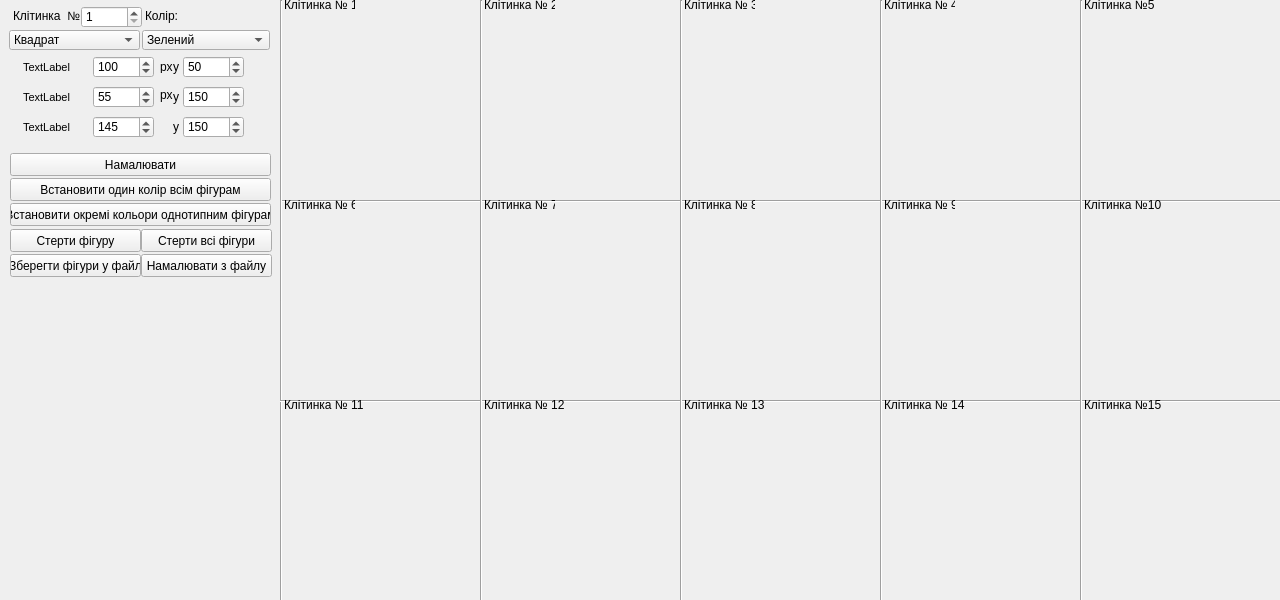
<?xml version="1.0" encoding="UTF-8"?>
<ui version="4.0">
 <class>MainWindow</class>
 <widget class="QMainWindow" name="MainWindow">
  <property name="geometry">
   <rect>
    <x>0</x>
    <y>0</y>
    <width>1280</width>
    <height>600</height>
   </rect>
  </property>
  <property name="sizePolicy">
   <sizepolicy hsizetype="Fixed" vsizetype="Minimum">
    <horstretch>0</horstretch>
    <verstretch>0</verstretch>
   </sizepolicy>
  </property>
  <property name="windowTitle">
   <string>MainWindow</string>
  </property>
  <property name="windowIcon">
   <iconset>
    <normaloff>../../../Реферати/icon2DFigure.png</normaloff>../../../Реферати/icon2DFigure.png</iconset>
  </property>
  <widget class="QWidget" name="centralWidget">
   <widget class="QPushButton" name="pushReadFile">
    <property name="geometry">
     <rect>
      <x>141</x>
      <y>254</y>
      <width>131</width>
      <height>23</height>
     </rect>
    </property>
    <property name="text">
     <string>Намалювати з файлу</string>
    </property>
   </widget>
   <widget class="Line" name="line">
    <property name="geometry">
     <rect>
      <x>280</x>
      <y>200</y>
      <width>1021</width>
      <height>2</height>
     </rect>
    </property>
    <property name="orientation">
     <enum>Qt::Horizontal</enum>
    </property>
   </widget>
   <widget class="Line" name="line_2">
    <property name="geometry">
     <rect>
      <x>280</x>
      <y>0</y>
      <width>2</width>
      <height>601</height>
     </rect>
    </property>
    <property name="orientation">
     <enum>Qt::Vertical</enum>
    </property>
   </widget>
   <widget class="Line" name="line_3">
    <property name="geometry">
     <rect>
      <x>280</x>
      <y>400</y>
      <width>1021</width>
      <height>2</height>
     </rect>
    </property>
    <property name="orientation">
     <enum>Qt::Horizontal</enum>
    </property>
   </widget>
   <widget class="Line" name="line_4">
    <property name="geometry">
     <rect>
      <x>480</x>
      <y>0</y>
      <width>2</width>
      <height>625</height>
     </rect>
    </property>
    <property name="orientation">
     <enum>Qt::Vertical</enum>
    </property>
   </widget>
   <widget class="Line" name="line_5">
    <property name="geometry">
     <rect>
      <x>680</x>
      <y>0</y>
      <width>2</width>
      <height>625</height>
     </rect>
    </property>
    <property name="orientation">
     <enum>Qt::Vertical</enum>
    </property>
   </widget>
   <widget class="Line" name="line_6">
    <property name="geometry">
     <rect>
      <x>880</x>
      <y>0</y>
      <width>2</width>
      <height>625</height>
     </rect>
    </property>
    <property name="orientation">
     <enum>Qt::Vertical</enum>
    </property>
   </widget>
   <widget class="Line" name="line_7">
    <property name="geometry">
     <rect>
      <x>1080</x>
      <y>0</y>
      <width>2</width>
      <height>625</height>
     </rect>
    </property>
    <property name="orientation">
     <enum>Qt::Vertical</enum>
    </property>
   </widget>
   <widget class="QComboBox" name="figureChoice">
    <property name="geometry">
     <rect>
      <x>9</x>
      <y>30</y>
      <width>131</width>
      <height>20</height>
     </rect>
    </property>
    <property name="currentIndex">
     <number>0</number>
    </property>
    <item>
     <property name="text">
      <string>Квадрат</string>
     </property>
    </item>
    <item>
     <property name="text">
      <string>Прямокутник</string>
     </property>
    </item>
    <item>
     <property name="text">
      <string>Коло</string>
     </property>
    </item>
    <item>
     <property name="text">
      <string>Трикутник</string>
     </property>
    </item>
    <item>
     <property name="text">
      <string>Еліпс</string>
     </property>
    </item>
   </widget>
   <widget class="QPushButton" name="pushDrawFromUI">
    <property name="geometry">
     <rect>
      <x>10</x>
      <y>153</y>
      <width>261</width>
      <height>23</height>
     </rect>
    </property>
    <property name="text">
     <string>Намалювати</string>
    </property>
   </widget>
   <widget class="QPushButton" name="pushCancelDraw">
    <property name="geometry">
     <rect>
      <x>10</x>
      <y>229</y>
      <width>131</width>
      <height>23</height>
     </rect>
    </property>
    <property name="text">
     <string>Стерти фігуру</string>
    </property>
   </widget>
   <widget class="QLabel" name="l1">
    <property name="geometry">
     <rect>
      <x>23</x>
      <y>59</y>
      <width>71</width>
      <height>16</height>
     </rect>
    </property>
    <property name="font">
     <font>
      <pointsize>8</pointsize>
     </font>
    </property>
    <property name="text">
     <string>TextLabel</string>
    </property>
   </widget>
   <widget class="QLabel" name="l2">
    <property name="geometry">
     <rect>
      <x>23</x>
      <y>89</y>
      <width>71</width>
      <height>16</height>
     </rect>
    </property>
    <property name="font">
     <font>
      <pointsize>8</pointsize>
     </font>
    </property>
    <property name="text">
     <string>TextLabel</string>
    </property>
   </widget>
   <widget class="QLabel" name="l3">
    <property name="geometry">
     <rect>
      <x>23</x>
      <y>119</y>
      <width>71</width>
      <height>16</height>
     </rect>
    </property>
    <property name="font">
     <font>
      <pointsize>8</pointsize>
     </font>
    </property>
    <property name="text">
     <string>TextLabel</string>
    </property>
   </widget>
   <widget class="QSpinBox" name="spinCurrCell">
    <property name="geometry">
     <rect>
      <x>81</x>
      <y>6</y>
      <width>61</width>
      <height>22</height>
     </rect>
    </property>
    <property name="minimum">
     <number>1</number>
    </property>
    <property name="maximum">
     <number>15</number>
    </property>
   </widget>
   <widget class="QSpinBox" name="spin1">
    <property name="geometry">
     <rect>
      <x>93</x>
      <y>56</y>
      <width>61</width>
      <height>22</height>
     </rect>
    </property>
    <property name="minimum">
     <number>10</number>
    </property>
    <property name="maximum">
     <number>190</number>
    </property>
    <property name="value">
     <number>100</number>
    </property>
    <property name="displayIntegerBase">
     <number>10</number>
    </property>
   </widget>
   <widget class="QSpinBox" name="spin2">
    <property name="geometry">
     <rect>
      <x>93</x>
      <y>86</y>
      <width>61</width>
      <height>22</height>
     </rect>
    </property>
    <property name="minimum">
     <number>10</number>
    </property>
    <property name="maximum">
     <number>190</number>
    </property>
    <property name="value">
     <number>55</number>
    </property>
    <property name="displayIntegerBase">
     <number>10</number>
    </property>
   </widget>
   <widget class="QSpinBox" name="spin3">
    <property name="geometry">
     <rect>
      <x>93</x>
      <y>116</y>
      <width>61</width>
      <height>22</height>
     </rect>
    </property>
    <property name="minimum">
     <number>10</number>
    </property>
    <property name="maximum">
     <number>190</number>
    </property>
    <property name="value">
     <number>145</number>
    </property>
    <property name="displayIntegerBase">
     <number>10</number>
    </property>
   </widget>
   <widget class="QSpinBox" name="spinY1">
    <property name="geometry">
     <rect>
      <x>183</x>
      <y>56</y>
      <width>61</width>
      <height>22</height>
     </rect>
    </property>
    <property name="minimum">
     <number>10</number>
    </property>
    <property name="maximum">
     <number>190</number>
    </property>
    <property name="value">
     <number>50</number>
    </property>
    <property name="displayIntegerBase">
     <number>10</number>
    </property>
   </widget>
   <widget class="QSpinBox" name="spinY2">
    <property name="geometry">
     <rect>
      <x>183</x>
      <y>86</y>
      <width>61</width>
      <height>22</height>
     </rect>
    </property>
    <property name="minimum">
     <number>10</number>
    </property>
    <property name="maximum">
     <number>190</number>
    </property>
    <property name="value">
     <number>150</number>
    </property>
    <property name="displayIntegerBase">
     <number>10</number>
    </property>
   </widget>
   <widget class="QSpinBox" name="spinY3">
    <property name="geometry">
     <rect>
      <x>183</x>
      <y>116</y>
      <width>61</width>
      <height>22</height>
     </rect>
    </property>
    <property name="minimum">
     <number>10</number>
    </property>
    <property name="maximum">
     <number>190</number>
    </property>
    <property name="value">
     <number>150</number>
    </property>
    <property name="displayIntegerBase">
     <number>10</number>
    </property>
   </widget>
   <widget class="QLabel" name="ly1">
    <property name="geometry">
     <rect>
      <x>173</x>
      <y>59</y>
      <width>10</width>
      <height>16</height>
     </rect>
    </property>
    <property name="text">
     <string>y</string>
    </property>
   </widget>
   <widget class="QLabel" name="ly2">
    <property name="geometry">
     <rect>
      <x>173</x>
      <y>89</y>
      <width>10</width>
      <height>16</height>
     </rect>
    </property>
    <property name="text">
     <string>y</string>
    </property>
   </widget>
   <widget class="QLabel" name="ly3">
    <property name="geometry">
     <rect>
      <x>173</x>
      <y>119</y>
      <width>16</width>
      <height>16</height>
     </rect>
    </property>
    <property name="text">
     <string>y</string>
    </property>
   </widget>
   <widget class="QLabel" name="cell2">
    <property name="geometry">
     <rect>
      <x>480</x>
      <y>0</y>
      <width>200</width>
      <height>200</height>
     </rect>
    </property>
    <property name="sizePolicy">
     <sizepolicy hsizetype="Fixed" vsizetype="Fixed">
      <horstretch>0</horstretch>
      <verstretch>0</verstretch>
     </sizepolicy>
    </property>
    <property name="font">
     <font>
      <pointsize>1</pointsize>
     </font>
    </property>
    <property name="text">
     <string>.</string>
    </property>
   </widget>
   <widget class="QLabel" name="cell5">
    <property name="geometry">
     <rect>
      <x>1080</x>
      <y>0</y>
      <width>200</width>
      <height>200</height>
     </rect>
    </property>
    <property name="sizePolicy">
     <sizepolicy hsizetype="Fixed" vsizetype="Fixed">
      <horstretch>0</horstretch>
      <verstretch>0</verstretch>
     </sizepolicy>
    </property>
    <property name="font">
     <font>
      <pointsize>1</pointsize>
     </font>
    </property>
    <property name="text">
     <string>.</string>
    </property>
   </widget>
   <widget class="QLabel" name="cell4">
    <property name="geometry">
     <rect>
      <x>880</x>
      <y>0</y>
      <width>200</width>
      <height>200</height>
     </rect>
    </property>
    <property name="sizePolicy">
     <sizepolicy hsizetype="Fixed" vsizetype="Fixed">
      <horstretch>0</horstretch>
      <verstretch>0</verstretch>
     </sizepolicy>
    </property>
    <property name="font">
     <font>
      <pointsize>1</pointsize>
     </font>
    </property>
    <property name="text">
     <string>.</string>
    </property>
   </widget>
   <widget class="QLabel" name="cell8">
    <property name="geometry">
     <rect>
      <x>680</x>
      <y>200</y>
      <width>200</width>
      <height>200</height>
     </rect>
    </property>
    <property name="sizePolicy">
     <sizepolicy hsizetype="Fixed" vsizetype="Fixed">
      <horstretch>0</horstretch>
      <verstretch>0</verstretch>
     </sizepolicy>
    </property>
    <property name="font">
     <font>
      <pointsize>1</pointsize>
     </font>
    </property>
    <property name="text">
     <string>.</string>
    </property>
   </widget>
   <widget class="QLabel" name="cell13">
    <property name="geometry">
     <rect>
      <x>680</x>
      <y>400</y>
      <width>200</width>
      <height>200</height>
     </rect>
    </property>
    <property name="sizePolicy">
     <sizepolicy hsizetype="Fixed" vsizetype="Fixed">
      <horstretch>0</horstretch>
      <verstretch>0</verstretch>
     </sizepolicy>
    </property>
    <property name="font">
     <font>
      <pointsize>1</pointsize>
     </font>
    </property>
    <property name="text">
     <string>.</string>
    </property>
   </widget>
   <widget class="QLabel" name="cell6">
    <property name="geometry">
     <rect>
      <x>280</x>
      <y>200</y>
      <width>201</width>
      <height>201</height>
     </rect>
    </property>
    <property name="sizePolicy">
     <sizepolicy hsizetype="Fixed" vsizetype="Fixed">
      <horstretch>0</horstretch>
      <verstretch>0</verstretch>
     </sizepolicy>
    </property>
    <property name="font">
     <font>
      <pointsize>1</pointsize>
     </font>
    </property>
    <property name="text">
     <string>.</string>
    </property>
   </widget>
   <widget class="QLabel" name="cell9">
    <property name="geometry">
     <rect>
      <x>880</x>
      <y>200</y>
      <width>200</width>
      <height>200</height>
     </rect>
    </property>
    <property name="sizePolicy">
     <sizepolicy hsizetype="Fixed" vsizetype="Fixed">
      <horstretch>0</horstretch>
      <verstretch>0</verstretch>
     </sizepolicy>
    </property>
    <property name="font">
     <font>
      <pointsize>1</pointsize>
     </font>
    </property>
    <property name="text">
     <string>.</string>
    </property>
   </widget>
   <widget class="QLabel" name="cell12">
    <property name="geometry">
     <rect>
      <x>480</x>
      <y>400</y>
      <width>200</width>
      <height>200</height>
     </rect>
    </property>
    <property name="sizePolicy">
     <sizepolicy hsizetype="Fixed" vsizetype="Fixed">
      <horstretch>0</horstretch>
      <verstretch>0</verstretch>
     </sizepolicy>
    </property>
    <property name="font">
     <font>
      <pointsize>1</pointsize>
     </font>
    </property>
    <property name="text">
     <string>.</string>
    </property>
   </widget>
   <widget class="QLabel" name="cell11">
    <property name="geometry">
     <rect>
      <x>280</x>
      <y>400</y>
      <width>200</width>
      <height>200</height>
     </rect>
    </property>
    <property name="sizePolicy">
     <sizepolicy hsizetype="Fixed" vsizetype="Fixed">
      <horstretch>0</horstretch>
      <verstretch>0</verstretch>
     </sizepolicy>
    </property>
    <property name="font">
     <font>
      <pointsize>1</pointsize>
     </font>
    </property>
    <property name="text">
     <string>.</string>
    </property>
   </widget>
   <widget class="QLabel" name="cell3">
    <property name="geometry">
     <rect>
      <x>680</x>
      <y>0</y>
      <width>200</width>
      <height>200</height>
     </rect>
    </property>
    <property name="sizePolicy">
     <sizepolicy hsizetype="Fixed" vsizetype="Fixed">
      <horstretch>0</horstretch>
      <verstretch>0</verstretch>
     </sizepolicy>
    </property>
    <property name="font">
     <font>
      <pointsize>1</pointsize>
     </font>
    </property>
    <property name="text">
     <string>.</string>
    </property>
   </widget>
   <widget class="QLabel" name="cell7">
    <property name="geometry">
     <rect>
      <x>480</x>
      <y>200</y>
      <width>200</width>
      <height>200</height>
     </rect>
    </property>
    <property name="sizePolicy">
     <sizepolicy hsizetype="Fixed" vsizetype="Fixed">
      <horstretch>0</horstretch>
      <verstretch>0</verstretch>
     </sizepolicy>
    </property>
    <property name="font">
     <font>
      <pointsize>1</pointsize>
     </font>
    </property>
    <property name="text">
     <string>.</string>
    </property>
   </widget>
   <widget class="QLabel" name="cell14">
    <property name="geometry">
     <rect>
      <x>880</x>
      <y>400</y>
      <width>200</width>
      <height>200</height>
     </rect>
    </property>
    <property name="sizePolicy">
     <sizepolicy hsizetype="Fixed" vsizetype="Fixed">
      <horstretch>0</horstretch>
      <verstretch>0</verstretch>
     </sizepolicy>
    </property>
    <property name="font">
     <font>
      <pointsize>1</pointsize>
     </font>
    </property>
    <property name="text">
     <string>.</string>
    </property>
   </widget>
   <widget class="QLabel" name="cell15">
    <property name="geometry">
     <rect>
      <x>1080</x>
      <y>400</y>
      <width>200</width>
      <height>200</height>
     </rect>
    </property>
    <property name="sizePolicy">
     <sizepolicy hsizetype="Fixed" vsizetype="Fixed">
      <horstretch>0</horstretch>
      <verstretch>0</verstretch>
     </sizepolicy>
    </property>
    <property name="font">
     <font>
      <pointsize>1</pointsize>
     </font>
    </property>
    <property name="text">
     <string>.</string>
    </property>
   </widget>
   <widget class="QLabel" name="cell10">
    <property name="geometry">
     <rect>
      <x>1080</x>
      <y>200</y>
      <width>200</width>
      <height>200</height>
     </rect>
    </property>
    <property name="sizePolicy">
     <sizepolicy hsizetype="Fixed" vsizetype="Fixed">
      <horstretch>0</horstretch>
      <verstretch>0</verstretch>
     </sizepolicy>
    </property>
    <property name="font">
     <font>
      <pointsize>1</pointsize>
     </font>
    </property>
    <property name="text">
     <string>.</string>
    </property>
   </widget>
   <widget class="QLabel" name="cell1">
    <property name="geometry">
     <rect>
      <x>280</x>
      <y>0</y>
      <width>200</width>
      <height>200</height>
     </rect>
    </property>
    <property name="sizePolicy">
     <sizepolicy hsizetype="Fixed" vsizetype="Fixed">
      <horstretch>0</horstretch>
      <verstretch>0</verstretch>
     </sizepolicy>
    </property>
    <property name="font">
     <font>
      <pointsize>1</pointsize>
     </font>
    </property>
    <property name="text">
     <string>.</string>
    </property>
   </widget>
   <widget class="QLabel" name="label">
    <property name="geometry">
     <rect>
      <x>284</x>
      <y>-3</y>
      <width>71</width>
      <height>16</height>
     </rect>
    </property>
    <property name="text">
     <string>Клітинка № 1</string>
    </property>
   </widget>
   <widget class="QLabel" name="label_2">
    <property name="geometry">
     <rect>
      <x>484</x>
      <y>-3</y>
      <width>71</width>
      <height>16</height>
     </rect>
    </property>
    <property name="text">
     <string>Клітинка № 2</string>
    </property>
   </widget>
   <widget class="QLabel" name="label_3">
    <property name="geometry">
     <rect>
      <x>684</x>
      <y>-3</y>
      <width>71</width>
      <height>16</height>
     </rect>
    </property>
    <property name="text">
     <string>Клітинка № 3</string>
    </property>
   </widget>
   <widget class="QLabel" name="label_4">
    <property name="geometry">
     <rect>
      <x>884</x>
      <y>-3</y>
      <width>71</width>
      <height>16</height>
     </rect>
    </property>
    <property name="text">
     <string>Клітинка № 4</string>
    </property>
   </widget>
   <widget class="QLabel" name="label_5">
    <property name="geometry">
     <rect>
      <x>1084</x>
      <y>-3</y>
      <width>71</width>
      <height>16</height>
     </rect>
    </property>
    <property name="text">
     <string>Клітинка №5</string>
    </property>
   </widget>
   <widget class="QLabel" name="label_6">
    <property name="geometry">
     <rect>
      <x>284</x>
      <y>197</y>
      <width>71</width>
      <height>16</height>
     </rect>
    </property>
    <property name="text">
     <string>Клітинка № 6</string>
    </property>
   </widget>
   <widget class="QLabel" name="label_7">
    <property name="geometry">
     <rect>
      <x>1084</x>
      <y>197</y>
      <width>81</width>
      <height>16</height>
     </rect>
    </property>
    <property name="text">
     <string>Клітинка №10</string>
    </property>
   </widget>
   <widget class="QLabel" name="label_8">
    <property name="geometry">
     <rect>
      <x>484</x>
      <y>197</y>
      <width>71</width>
      <height>16</height>
     </rect>
    </property>
    <property name="text">
     <string>Клітинка № 7</string>
    </property>
   </widget>
   <widget class="QLabel" name="label_9">
    <property name="geometry">
     <rect>
      <x>884</x>
      <y>197</y>
      <width>71</width>
      <height>16</height>
     </rect>
    </property>
    <property name="text">
     <string>Клітинка № 9</string>
    </property>
   </widget>
   <widget class="QLabel" name="label_10">
    <property name="geometry">
     <rect>
      <x>684</x>
      <y>197</y>
      <width>71</width>
      <height>16</height>
     </rect>
    </property>
    <property name="text">
     <string>Клітинка № 8</string>
    </property>
   </widget>
   <widget class="QLabel" name="label_11">
    <property name="geometry">
     <rect>
      <x>284</x>
      <y>397</y>
      <width>81</width>
      <height>16</height>
     </rect>
    </property>
    <property name="text">
     <string>Клітинка № 11</string>
    </property>
   </widget>
   <widget class="QLabel" name="label_12">
    <property name="geometry">
     <rect>
      <x>1084</x>
      <y>397</y>
      <width>81</width>
      <height>16</height>
     </rect>
    </property>
    <property name="text">
     <string>Клітинка №15</string>
    </property>
   </widget>
   <widget class="QLabel" name="label_13">
    <property name="geometry">
     <rect>
      <x>484</x>
      <y>397</y>
      <width>81</width>
      <height>16</height>
     </rect>
    </property>
    <property name="text">
     <string>Клітинка № 12</string>
    </property>
   </widget>
   <widget class="QLabel" name="label_14">
    <property name="geometry">
     <rect>
      <x>884</x>
      <y>397</y>
      <width>81</width>
      <height>16</height>
     </rect>
    </property>
    <property name="text">
     <string>Клітинка № 14</string>
    </property>
   </widget>
   <widget class="QLabel" name="label_15">
    <property name="geometry">
     <rect>
      <x>684</x>
      <y>397</y>
      <width>81</width>
      <height>16</height>
     </rect>
    </property>
    <property name="text">
     <string>Клітинка № 13</string>
    </property>
   </widget>
   <widget class="QLabel" name="label_16">
    <property name="geometry">
     <rect>
      <x>13</x>
      <y>8</y>
      <width>71</width>
      <height>16</height>
     </rect>
    </property>
    <property name="text">
     <string>Клітинка  №</string>
    </property>
   </widget>
   <widget class="QLabel" name="label_17">
    <property name="geometry">
     <rect>
      <x>145</x>
      <y>8</y>
      <width>40</width>
      <height>16</height>
     </rect>
    </property>
    <property name="text">
     <string>Колір:</string>
    </property>
   </widget>
   <widget class="QComboBox" name="figureColor">
    <property name="geometry">
     <rect>
      <x>142</x>
      <y>30</y>
      <width>128</width>
      <height>20</height>
     </rect>
    </property>
    <property name="currentIndex">
     <number>3</number>
    </property>
    <item>
     <property name="text">
      <string>Червоний</string>
     </property>
    </item>
    <item>
     <property name="text">
      <string>Помаранчевий</string>
     </property>
    </item>
    <item>
     <property name="text">
      <string>Жовтий</string>
     </property>
    </item>
    <item>
     <property name="text">
      <string>Зелений</string>
     </property>
    </item>
    <item>
     <property name="text">
      <string>Синій</string>
     </property>
    </item>
    <item>
     <property name="text">
      <string>Фіолетовий</string>
     </property>
    </item>
    <item>
     <property name="text">
      <string>Чорний</string>
     </property>
    </item>
   </widget>
   <widget class="QLabel" name="px1">
    <property name="geometry">
     <rect>
      <x>160</x>
      <y>60</y>
      <width>47</width>
      <height>13</height>
     </rect>
    </property>
    <property name="text">
     <string>px</string>
    </property>
   </widget>
   <widget class="QLabel" name="px2">
    <property name="geometry">
     <rect>
      <x>160</x>
      <y>85</y>
      <width>20</width>
      <height>20</height>
     </rect>
    </property>
    <property name="text">
     <string>px</string>
    </property>
   </widget>
   <widget class="QPushButton" name="pushCancelAll">
    <property name="geometry">
     <rect>
      <x>141</x>
      <y>229</y>
      <width>131</width>
      <height>23</height>
     </rect>
    </property>
    <property name="text">
     <string>Стерти всі фігури</string>
    </property>
   </widget>
   <widget class="QPushButton" name="pushSave">
    <property name="geometry">
     <rect>
      <x>10</x>
      <y>254</y>
      <width>131</width>
      <height>23</height>
     </rect>
    </property>
    <property name="text">
     <string>Зберегти фігури у файл</string>
    </property>
   </widget>
   <widget class="QPushButton" name="pushOneColor">
    <property name="geometry">
     <rect>
      <x>10</x>
      <y>178</y>
      <width>261</width>
      <height>23</height>
     </rect>
    </property>
    <property name="text">
     <string>Встановити один колір всім фігурам</string>
    </property>
   </widget>
   <widget class="QPushButton" name="pushSingleColor">
    <property name="geometry">
     <rect>
      <x>10</x>
      <y>203</y>
      <width>261</width>
      <height>23</height>
     </rect>
    </property>
    <property name="text">
     <string>Встановити окремі кольори однотипним фігурам</string>
    </property>
   </widget>
  </widget>
  <widget class="QMenuBar" name="menuBar">
   <property name="geometry">
    <rect>
     <x>0</x>
     <y>0</y>
     <width>1280</width>
     <height>21</height>
    </rect>
   </property>
  </widget>
 </widget>
 <layoutdefault spacing="6" margin="11"/>
 <tabstops>
  <tabstop>spinCurrCell</tabstop>
  <tabstop>figureChoice</tabstop>
  <tabstop>pushDrawFromUI</tabstop>
  <tabstop>pushCancelDraw</tabstop>
  <tabstop>pushReadFile</tabstop>
 </tabstops>
 <resources/>
 <connections/>
</ui>
